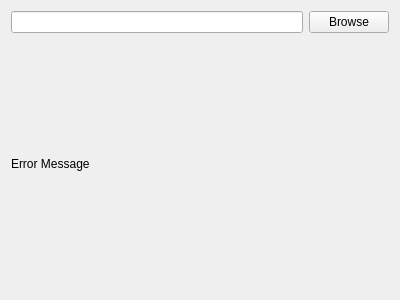
<?xml version="1.0" encoding="UTF-8"?>
<ui version="4.0">
 <class>SolarusEditor::NewQuestDialogDirectoryPage</class>
 <widget class="QWizardPage" name="SolarusEditor::NewQuestDialogDirectoryPage">
  <property name="geometry">
   <rect>
    <x>0</x>
    <y>0</y>
    <width>400</width>
    <height>300</height>
   </rect>
  </property>
  <property name="windowTitle">
   <string>WizardPage</string>
  </property>
  <property name="title">
   <string>Quest Directory</string>
  </property>
  <property name="subTitle">
   <string>The directory that will become the quest.</string>
  </property>
  <layout class="QVBoxLayout" name="verticalLayout">
   <item>
    <layout class="QHBoxLayout" name="horizontalLayout">
     <item>
      <widget class="QLineEdit" name="quest_directory_edit"/>
     </item>
     <item>
      <widget class="QPushButton" name="browse_button">
       <property name="text">
        <string>Browse</string>
       </property>
      </widget>
     </item>
    </layout>
   </item>
   <item>
    <widget class="QLabel" name="error_label">
     <property name="text">
      <string>Error Message</string>
     </property>
    </widget>
   </item>
  </layout>
 </widget>
 <resources/>
 <connections/>
</ui>
